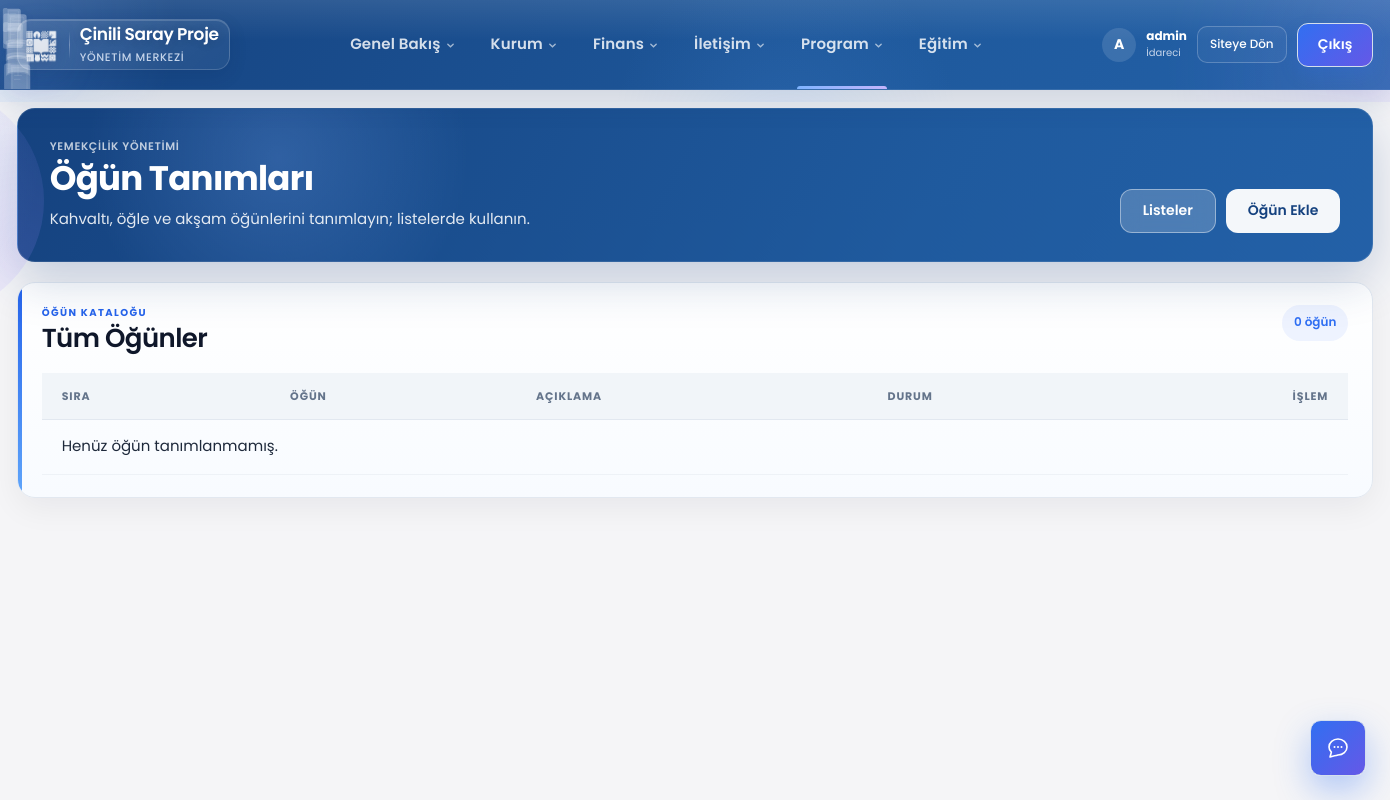
/yonetim/yemekcilik/ogunler/ (signed in), run on an earlier commit of the app's database.
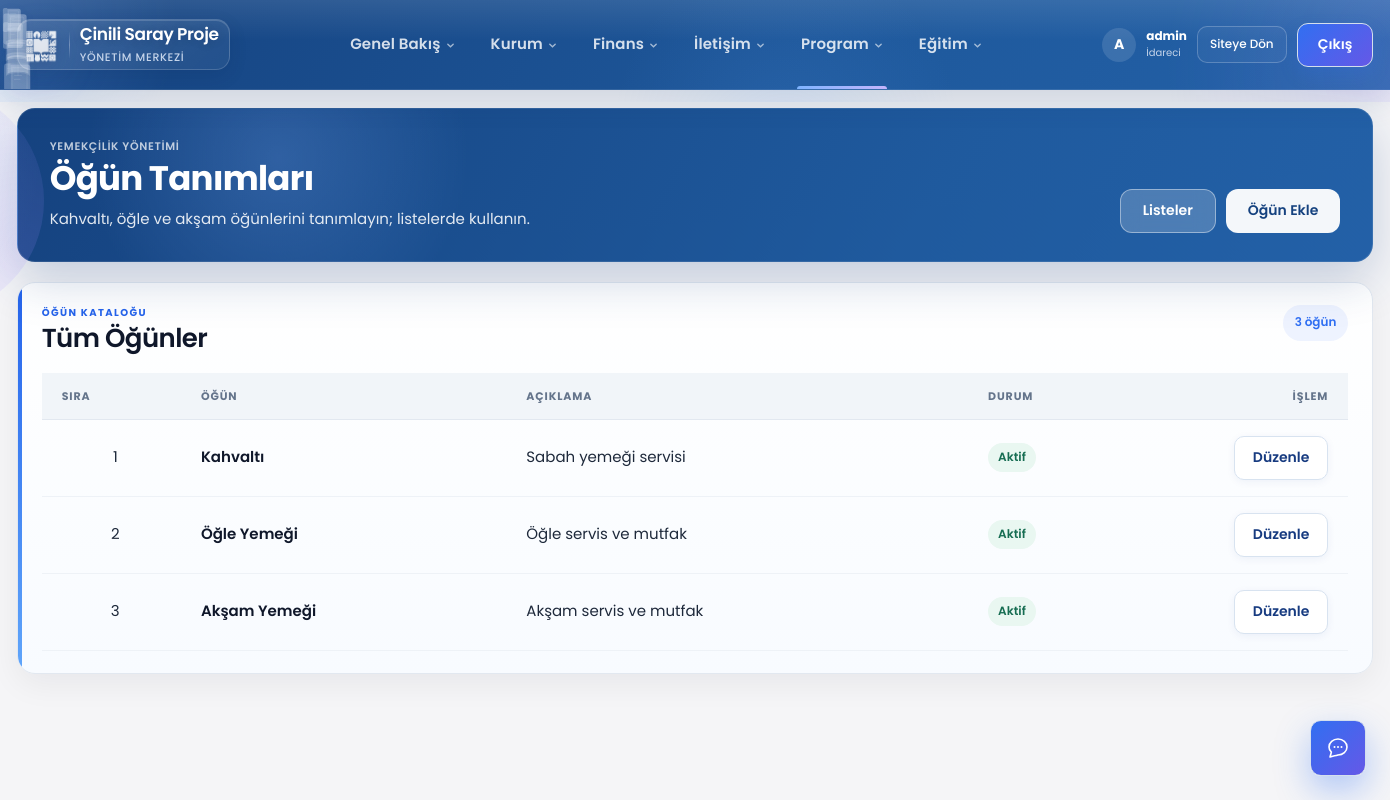
And on a later commit of the database.
### takip/models.py (models this page shows, shortened)
class YemekOgun(models.Model):
    ad = models.CharField(
        max_length=120,
        verbose_name="Öğün adı",
    )
    aciklama = models.CharField(
        max_length=255,
        blank=True,
        verbose_name="Açıklama",
    )
    sira = models.PositiveSmallIntegerField(
        default=0,
        verbose_name="Sıra",
    )
    aktif = models.BooleanField(
        default=True,
        verbose_name="Aktif",
    )
    class Meta:
        verbose_name = "Yemek öğünü"
        verbose_name_plural = "Yemek öğünleri"
        ordering = ["sira", "ad"]

### takip/yonetim_views.py (the view)
@yonetici_gerekli
def yemek_ogun_listesi(request):
    ogunler = YemekOgun.objects.order_by("sira", "ad")
    return render(
        request,
        "yonetim/yemek_ogun_listesi.html",
        {"ogunler": ogunler},
    )

### takip/asistan_service.py (called while the page is built)
def asistan_kullanilabilir(user: User) -> bool:
    if not getattr(settings, "AI_ASSISTANT_ENABLED", True):
        return False
    if not user.is_authenticated:
        return False
    if kullanici_veli_mi(user) or kullanici_talebe_mi(user) or ogretmen_paneli_kullanicisi_mi(user):
        return False
    return can(user, "asistan", "view") or user.is_superuser

### takip/ogretmen_service.py (called while the page is built, shortened)
def ogretmen_hocasi_for_user(user: User) -> EtutHocasi | None:
    if not user.is_authenticated:
        return None
    hoca = etut_hocasi_for_user(user)
    if hoca and hoca.aktif:
        return hoca

def kullanici_ogretmen_mi(user: User) -> bool:
    return ogretmen_hocasi_for_user(user) is not None

def ogretmen_paneli_kullanicisi_mi(user: User) -> bool:
    if not kullanici_ogretmen_mi(user):
        return False
    if user.is_superuser:
        return False
    try:
        profil = user.personel_profili
    except Exception:
        return True
    return not profil.aktif

### takip/panel_permissions.py (called while the page is built)
def kullanici_rolu(user: User) -> str | None:
    return kullanici_birincil_rol_slug(user)

def rol_etiketi(user: User) -> str:
    rol = kullanici_rolu(user)
    if not rol:
        return "Personel"
    return ROL_ETIKETLERI.get(rol, "Personel")

### templates/yonetim/yemek_ogun_listesi.html (shortened to what this page needs)
{% extends "yonetim/base.html" %}
{% block content %}
<header class="page-head patterned-page-head yonetim-page-head">
    <div>
        <p class="kicker">YEMEKÇİLİK YÖNETİMİ</p>
        <h1>Öğün Tanımları</h1>
        <p class="muted">Kahvaltı, öğle ve akşam öğünlerini tanımlayın; listelerde kullanın.</p>
    </div>
    <div class="yonetim-page-head-actions">
        <a href="{% url 'yonetim:yemekci_listesi' %}" class="ghost-btn yonetim-head-ghost">Listeler</a>
        <a href="{% url 'yonetim:yemek_ogun_ekle' %}" class="primary-btn">Öğün Ekle</a>
    </div>
</header>
<section class="report-table-card yonetim-table-card">
    <div class="card-heading">
        <div>
            <p class="card-kicker">ÖĞÜN KATALOĞU</p>
            <h2>Tüm Öğünler</h2>
        </div>
        <span class="report-record-count">{{ ogunler|length }} öğün</span>
    </div>
    <div class="responsive-table">
        <table class="report-data-table yonetim-data-table">
            <thead>
                <tr>
                    <th>Sıra</th>
                    <th>Öğün</th>
                    <th>Açıklama</th>
                    <th>Durum</th>
                    <th class="yonetim-action-col">İşlem</th>
                </tr>
            </thead>
            <tbody>
                {% for ogun in ogunler %}
                <tr>
                    <td class="num-col">{{ ogun.sira }}</td>
                    <td><strong>{{ ogun.ad }}</strong></td>
                    <td>{{ ogun.aciklama|default:"—" }}</td>
                    <td>
                        {% if ogun.aktif %}
                            <span class="status-pill status-okunuyor">Aktif</span>
                        {% else %}
                            <span class="status-pill status-iade">Pasif</span>
                        {% endif %}
                    </td>
                    <td class="yonetim-action-col">
                        <a href="{% url 'yonetim:yemek_ogun_duzenle' ogun.pk %}" class="yonetim-link">Düzenle</a>
                    </td>
                </tr>
                {% empty %}
                <tr>
                    <td colspan="5" class="report-empty">Henüz öğün tanımlanmamış.</td>
                </tr>
                {% endfor %}
            </tbody>
        </table>
    </div>
</section>
{% endblock %}

What changed in the data, as far as the page shows it:
added YemekOgun: sira "1", ad "Kahvaltı", aciklama "Sabah yemeği servisi", aktif "Aktif"
added YemekOgun: sira "2", ad "Öğle Yemeği", aciklama "Öğle servis ve mutfak", aktif "Aktif"
added YemekOgun: sira "3", ad "Akşam Yemeği", aciklama "Akşam servis ve mutfak", aktif "Aktif"
Also different on the page:
{{ ogunler|length }}: "0" → "3"
text no longer shown: "Henüz öğün tanımlanmamış."
